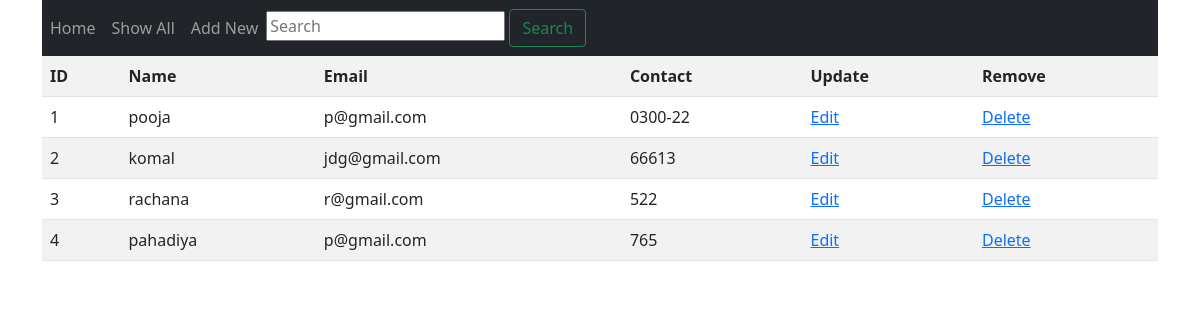
The page /show on the database its author committed.
### myapp/models.py (models this page shows)
class Employee(models.Model):
    eid = models.CharField(max_length=20)
    ename = models.CharField(max_length=100)
    eemail = models.EmailField()
    econtact = models.CharField(max_length=30)

### myapp/views.py (the view)
# urls.py: path('show', views.show),
def show(request):
    employee = Employee.objects.all
    return render(request, 'show.html', {'employee': employee})

### myapp/templates/show.html
{% extends 'base.html' %}
{% block content %}
<table class="table table-striped">
    <tr>
    <th>ID</th>
    <th>Name</th>
    <th>Email</th>
    <th>Contact</th>
        <th>Update</th>
          <th>Remove</th>
    </tr>
    {% for i in employee %}
    <tr>
        <td>{{ i.eid }}</td>
        <td>{{ i.ename }}</td>
        <td>{{ i.eemail }}</td>
        <td>{{ i.econtact }}</td>
        <td>
            <a href="edit/{{ i.id }}">Edit</a>
        </td>
        <td>
            <a href="delete/{{ i.id }}">Delete</a>
        </td>
    </tr>
    {% endfor %}
</table>
{% endblock %}

### myapp/templates/base.html (shortened to what this page needs)
<!doctype html>
<html lang="en">
  <head>
    <link href="https://cdn.jsdelivr.net/npm/bootstrap@5.0.0-beta1/dist/css/bootstrap.min.css" rel="stylesheet">
  </head>
  <body>
  <div class="container">
      <nav class="navbar navbar-expand-md bg-dark navbar-dark">
  <div class="collapse navbar-collapse" id="collapsibleNavbar">
    <ul class="navbar-nav mr-auto">
      <li class="nav-item active">
        <a class="nav-link" href="/">Home</a>
        </li>
      <li class="nav-item active"><a class="nav-link" href="/show">Show All</a></li>
      <li class="nav-item active"><a class="nav-link" href="/load_form">Add New</a></li>
    </ul>
    <form method="POST" action="search" class="form-inline my-2 my-lg-0">
      <input name="name" type="search" placeholder="Search" aria-label="Search">
      <button class="btn btn-outline-success my-2 my-sm-0" type="submit">Search</button>
    </form>
  </div>
</nav>
{% block content %}
{% endblock %}
</div>
  </body>
</html>

### rows shown on the page
Employee: eid "1", ename "pooja", eemail "p@gmail.com", econtact "0300-22"
Employee: eid "2", ename "komal", eemail "jdg@gmail.com", econtact "66613"
Employee: eid "3", ename "rachana", eemail "r@gmail.com", econtact "522"
Employee: eid "4", ename "pahadiya", eemail "p@gmail.com", econtact "765"
